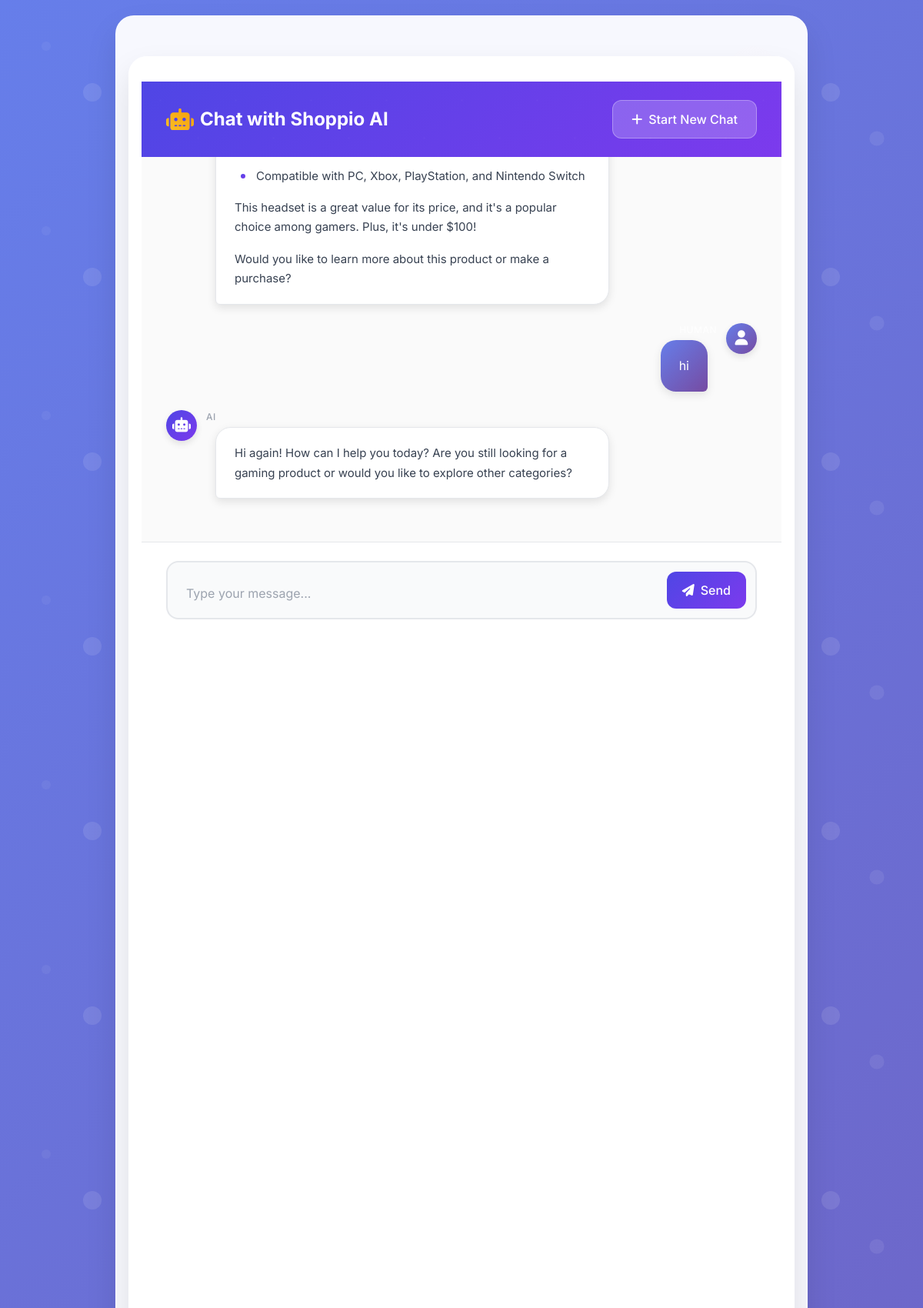
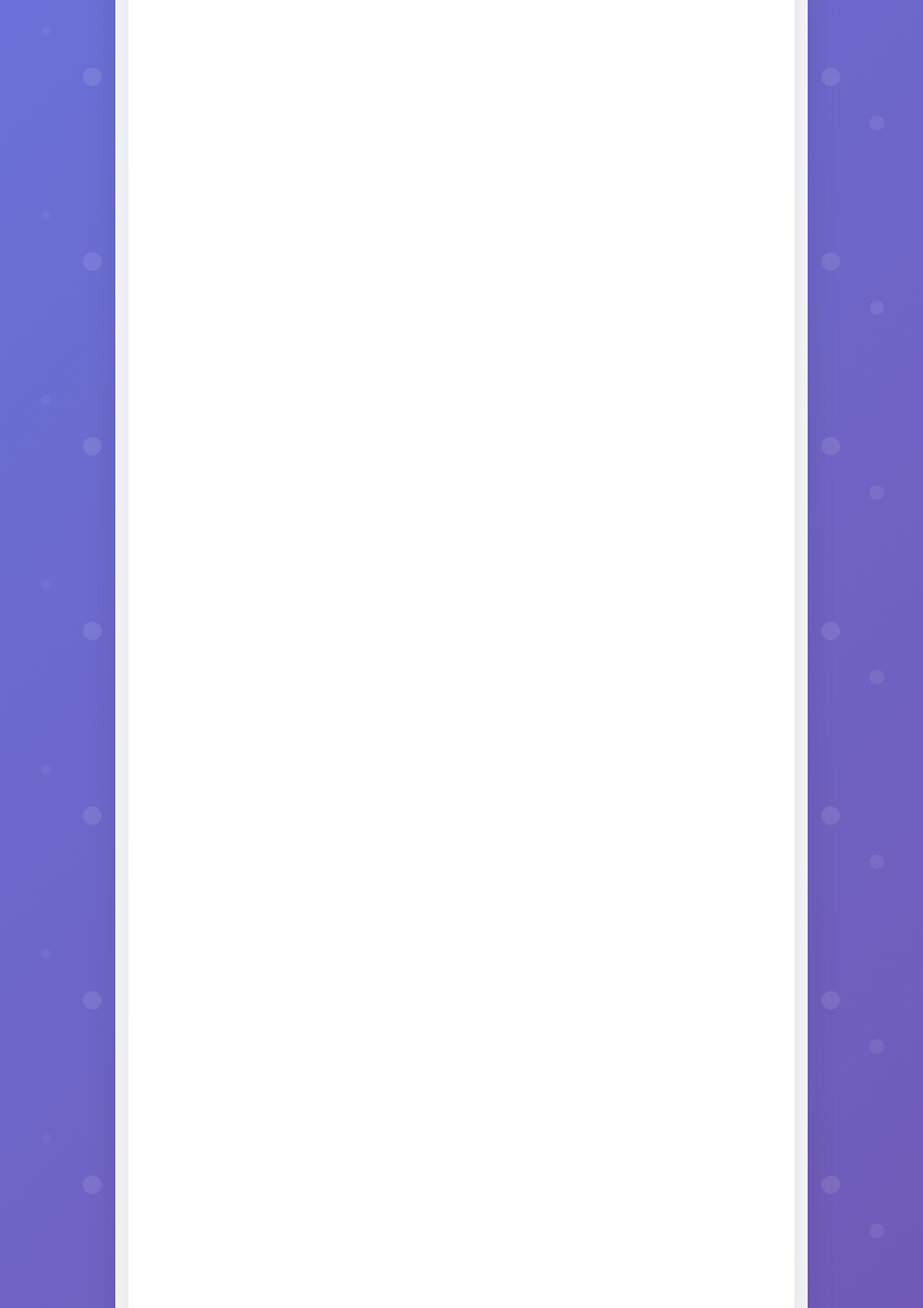
Screenshot of /chat/ef3f15b191d64393a4147917231b195d/ (upper part) with the database file from the repository (2 pictures, top to bottom).
### chats/models.py (models this page shows, shortened)
class Message(models.Model):
    session = models.ForeignKey(ChatSession, on_delete=models.CASCADE, related_name='messages')
    sender = models.CharField(max_length=10, choices=(('human', 'Human'), ('ai', 'AI')))
    text = models.TextField()
    created = models.DateTimeField(auto_now_add=True)

### chats/views.py (the view)
# urls.py: path('<str:id>/', chat_view, name='chat'),
def chat_view(request, id):
    session = get_object_or_404(ChatSession, id=id)
    if request.method == 'GET':
        form = ChatForm()
        chat_history = session.messages.order_by('created')
        return render(request, 'chat.html', {
            'form': form,
            'chat_history': chat_history,
            'session': session,
        })

### chats/forms.py
class ChatForm(forms.Form):
    user_input = forms.CharField(
        label="Your Message",
        max_length=500,
        widget=forms.Textarea(attrs={
            "rows": 3,
            "placeholder": "Ask me anything...",
        })
    )

### chats/templates/chat.html (shortened to what this page needs)
{% extends "base.html" %}
{% load widget_tweaks %}
{% load markdownify %}
{% block content %}
<div class="container">
    <div class="header-section">
        <div class="d-flex justify-content-between align-items-center mb-4">
            <h2 class="mb-0"><i class="fas fa-robot me-2"></i>Chat with Shoppio AI</h2>
            <a href="{% url 'chats:new_chat' %}" class="btn btn-outline-primary">
                <i class="fas fa-plus"></i> Start New Chat
            </a>
        </div>
    </div>
    <div class="chat-container" id="chat-container">
        {% for msg in chat_history %}
            <div class="chat-message {{ msg.sender }}">
                {% if msg.sender == 'ai' %}
                    <div class="message-wrapper">
                        <div class="avatar">
                            <i class="fas fa-robot"></i>
                        </div>
                        <div>
                            <div class="message-sender">{{ msg.sender|capfirst }}</div>
                            <div class="message-bubble">{{ msg.text|markdownify }}</div>
                        </div>
                    </div>
                {% else %}
                    <div class="message-wrapper">
                        <div>
                            <div class="message-sender">{{ msg.sender|capfirst }}</div>
                            <div class="message-bubble">{{ msg.text|markdownify }}</div>
                        </div>
                        <div class="avatar">
                            <i class="fas fa-user"></i>
                        </div>
                    </div>
                {% endif %}
            </div>
        {% empty %}
            <p class="no-messages">No messages yet. Start the conversation!</p>
        {% endfor %}
    </div>
    <div class="input-section">
        <form id="chat-form" class="input-form">
            <div class="flex-grow-1">
                <textarea
                    id="message-input"
                    class="form-control"
                    placeholder="Type your message..."
                    rows="1"
                    required
                ></textarea>
            </div>
            <button type="submit" class="btn btn-primary" id="send-btn">
                <i class="fas fa-paper-plane"></i> Send
            </button>
        </form>
    </div>
</div>
{% endblock %}

### chats/templates/base.html (shortened to what this page needs)
<!DOCTYPE html>
<html lang="en">
<head>
    <link href="https://cdn.jsdelivr.net/npm/bootstrap@5.3.3/dist/css/bootstrap.min.css" rel="stylesheet">
    <link rel="stylesheet" href="https://cdnjs.cloudflare.com/ajax/libs/font-awesome/6.4.2/css/all.min.css">
</head>
<body>
    <div class="container page-transition">
        {% block content %}{% endblock %}
    </div>
</body>
</html>

### chats/templates/base.html (style rules this page uses)
:root { --primary-gradient: linear-gradient(135deg, #667eea 0%, #764ba2 100%); --secondary-gradient: linear-gradient(135deg, #4f46e5 0%, #7c3aed 100%); --accent-gradient: linear-gradient(135deg, #f093fb 0%, #f5576c 100%); --bg-gradient: linear-gradient(135deg, #667eea 0%, #764ba2 100%); --glass-bg: rgba(255, 255, 255, 0.1); --glass-border: rgba(255, 255, 255, 0.2); --shadow-light: 0 8px 32px rgba(31, 38, 135, 0.37); --shadow-dark: 0 8px 32px rgba(0, 0, 0, 0.3); }
* { margin: 0; padding: 0; box-sizing: border-box; }
body { font-family: 'Inter', sans-serif; background: var(--bg-gradient); min-height: 100vh; display: flex; flex-direction: column; position: relative; overflow-x: hidden; }
body::before { content: ''; position: fixed; top: 0; left: 0; width: 100%; height: 100%; z-index: -1; animation: float 20s ease-in-out infinite; }
.container { max-width: 1000px; flex: 1; display: flex; flex-direction: column; padding: 2rem 1rem; position: relative; z-index: 1; }
.page-transition { opacity: 0; transform: translateY(20px); animation: fadeInUp 0.6s ease-out forwards; }
.container::before { content: ''; position: absolute; top: 20px; right: 20px; width: 100px; height: 100px; background: radial-gradient(circle, rgba(255,255,255,0.1) 0%, transparent 70%); border-radius: 50%; animation: pulse 3s ease-in-out infinite; pointer-events: none; }

### rows the page displays
Message: text "Compatible with PC, Xbox, PlayStation, and Nintendo Switch This headset is a great value for its price, and it's a popular choice among gamers. Plus, it's under $100! Would you like to learn more about this product or make a purchase?"
Message: text "hi"
Message: sender "AI", text "Hi again! How can I help you today? Are you still looking for a gaming product or would you like to explore other categories?"
